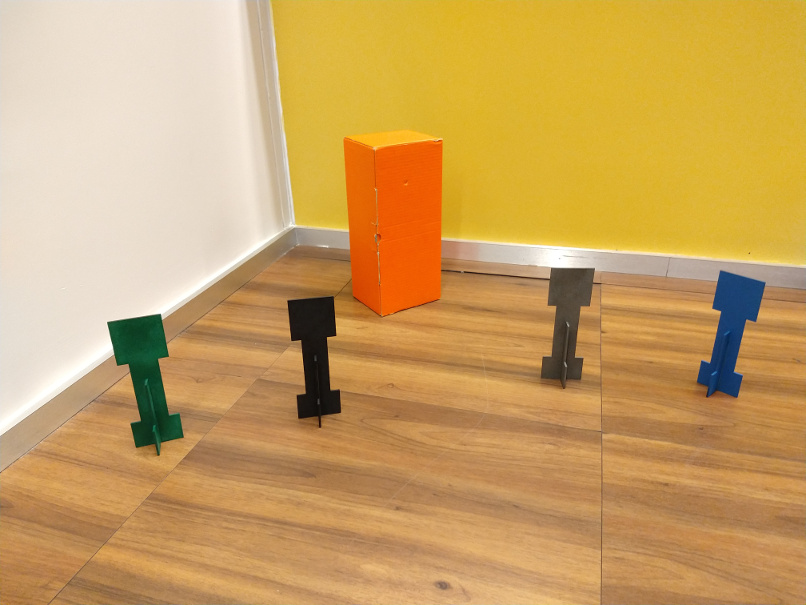
#> input picture aula01/cena_canto_sala.jpg, 806 x 605 px
$ jupyter execute --allow-errors 'Atividade1_Visao Final.ipynb'   (shell and % lines are left out)
#> lines starting #> are read from the running program, lines starting #| are printed output that depends on the picture; after the words box and inside, x2 and y2 are one past the last pixel; in counts of white or black regions, pixels touching at a corner belong together
# Entregável 1 - visão computacional

Alunos: Henrique Mualem Marti e Edgard Ortiz

[cell 1]
import cv2
from matplotlib import pyplot as plt
import numpy as np
import time as t
print("OpenCV Version : %s " % cv2.__version__)

# Equalização de histograma

[cell 2]
rintin = cv2.imread("RinTinTin.jpg")
#> (the rest of this cell did not finish here and is left out)

#> (a cell that did not finish here is left out)

#> (a cell that did not finish here is left out)

#> (a cell that did not finish here is left out)

#> (a cell that did not finish here is left out)

#> (a cell that did not finish here is left out)

## Atividade 1

Realize as seguintes atividades:

1. O histograma fornecido aproveita bem as faixas de cores? -Não!
2. Crie uma imagem derivada da imagem fornecida que use melhor a faixa dinâmica, ou seja, tenha o valor dos seus pixels distribuídos entre `0` e `255`.
3. Plote a imagem pedida

2) A estratégia usada para distribuir os pixels de 8 até 58 para 0 e 255 foi a de multiplicar proporcionalmente os pixels a fim de preencher todo o espaço. Para isso foi feito várias iterações utilizando histogramas e imagens para avaliar o progresso.

###### Primeira iteração.

[cell 8]
saida = np.zeros((240, 320), dtype=np.uint8)

#> (the rest of this cell did not finish here and is left out)

[cell 9]
plt.hist(saida.flatten(),256,[0,256], color = 'r')
plt.xlim([0,256])
plt.show
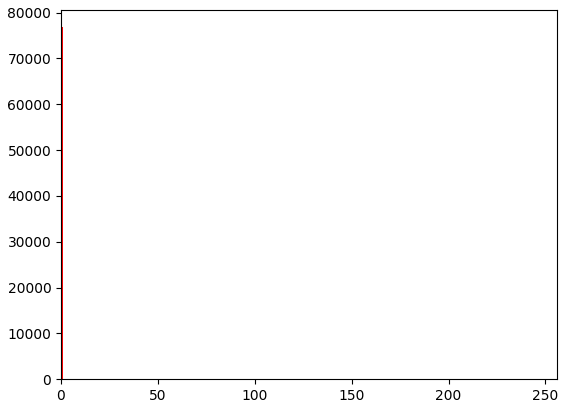
#> figure drawn by matplotlib, 1 panel; tallest bar 76800 high, from x = 0 to 1

###### Foi feito um contador para saber quantos pixels ainda existiam antes/depois dos limites enxergados visualmente.

[cell 10]
conta = 0
for i in range(saida.shape[0]):
    for j in range(saida.shape[1]):
        if saida[i][j] < 36:
            conta += 1
print(conta)

###### Segunda iteração

[cell 11]
saidain = np.zeros((240, 320), dtype=np.uint8)

for i in range(saida.shape[0]):
    for j in range(saida.shape[1]):
        saidain[i][j] = saida[i][j] - 35

plt.imshow(saidain, cmap="Greys_r", vmin=0, vmax=255)
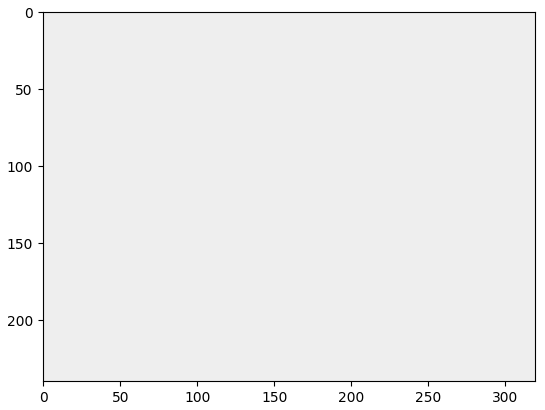
#> figure drawn by matplotlib, 1 panel

[cell 12]
plt.hist(saidain.flatten(),256,[0,256], color = 'r')
plt.xlim([0,256])
plt.show
#> figure, not shown here; tallest bar 76800 high, from x = 221 to 222

3)
###### Terceira iteração

[cell 13]
saidain2 = np.zeros((240, 320), dtype=np.uint8)

for i in range(saidain.shape[0]):
    for j in range(saidain.shape[1]):
        saidain2[i][j] = saidain[i][j] * 1.159090

plt.imshow(saidain2, cmap="Greys_r", vmin=0, vmax=255)
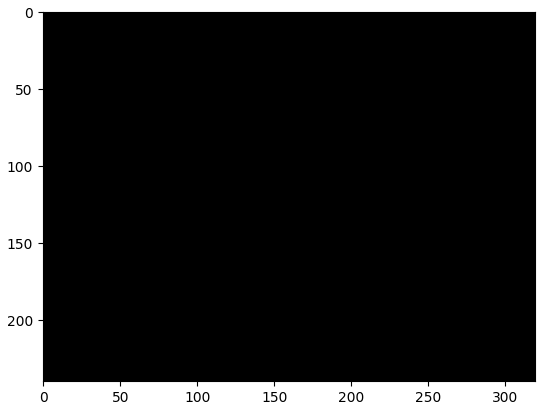
#> figure drawn by matplotlib, 1 panel

[cell 14]
plt.hist(saidain2.flatten(),256,[0,256], color = 'r')
plt.xlim([0,256])
plt.show

#### Atividade 2

Leia com a OpenCV a figura abaixo:

Separe os canais  R e B das imagens e analise seus histogramas.

1. A partir dos canais R e B e da análise do histograma é possível identificar a caixa vermelha e o creeper azul?

1. Crie uma imagem numpy em que somente os pixels da caixa vermelha estão brancos e faça seu plot aqui. Você vai precisar usar manipulação de canais RGB. Use o [ExemploFor.ipynb](ExemploFor.ipynb) .

[cell 15]
img = cv2.imread("cena_canto_sala.jpg")
#> img is the input picture: shape (605, 806, 3); mean B, G, R 98.1, 162.1, 202.5
img = cv2.cvtColor(img, cv2.COLOR_BGR2RGB)
plt.imshow(img)

[cell 16]
imgr = img[:,:,0]
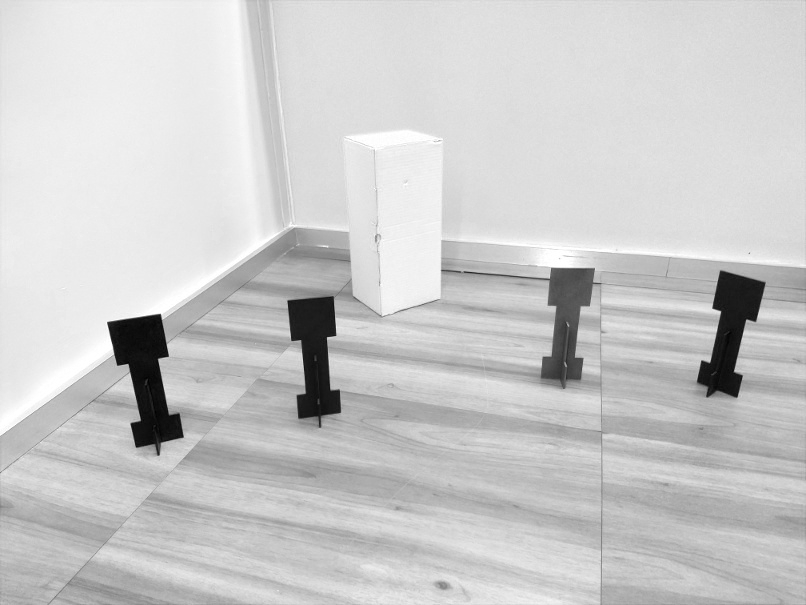
#> imgr: shape (605, 806); min 0, max 255, mean 202.5
plt.imshow(imgr)

[cell 17]
plt.hist(imgr.flatten(),256,[0,256], color = 'r')
plt.xlim([0,256])
plt.show
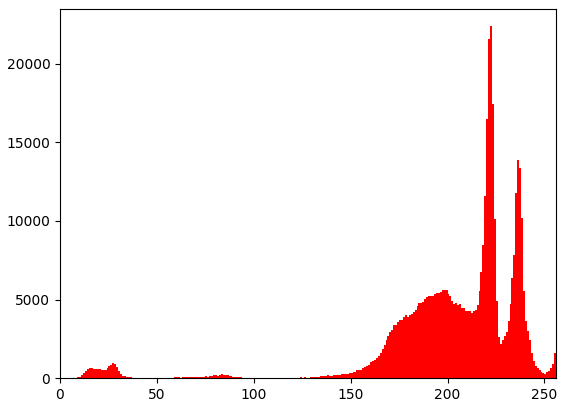
#> figure drawn by matplotlib, 1 panel; tallest bar 22383 high, from x = 222 to 223

[cell 18]
imgg = img[:,:,1]
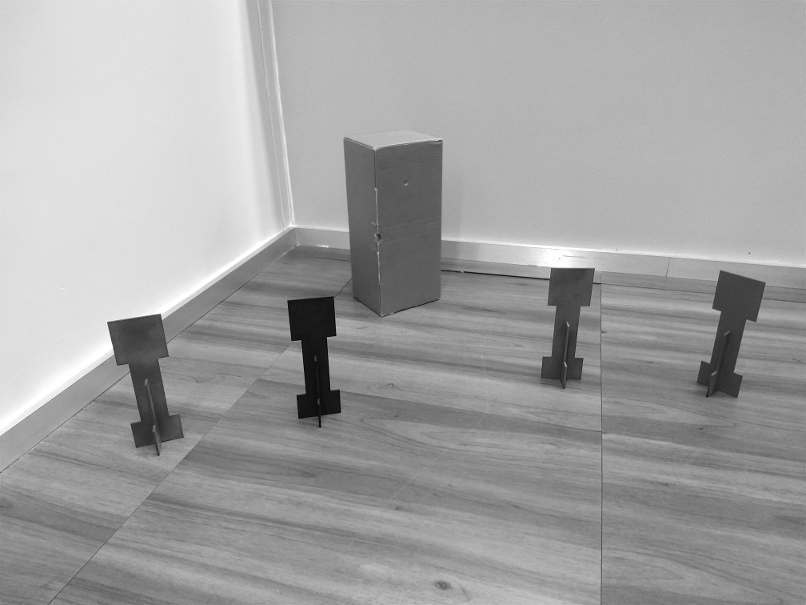
#> imgg: shape (605, 806); min 2, max 255, mean 162.1
plt.imshow(imgg)

[cell 19]
plt.hist(imgg.flatten(),256,[0,256], color = 'g')
plt.xlim([0,256])
plt.show
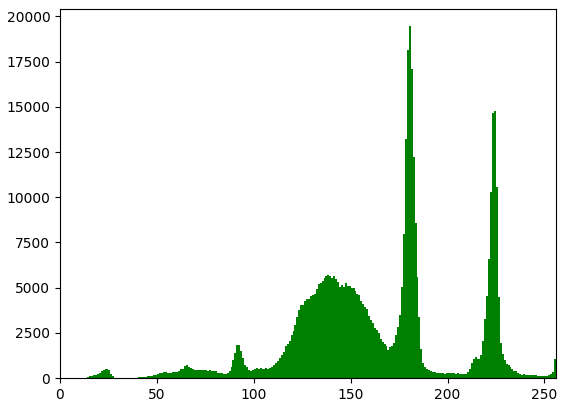
#> figure drawn by matplotlib, 1 panel; tallest bar 19454 high, from x = 180 to 181

[cell 20]
imgb = img[:,:,2]
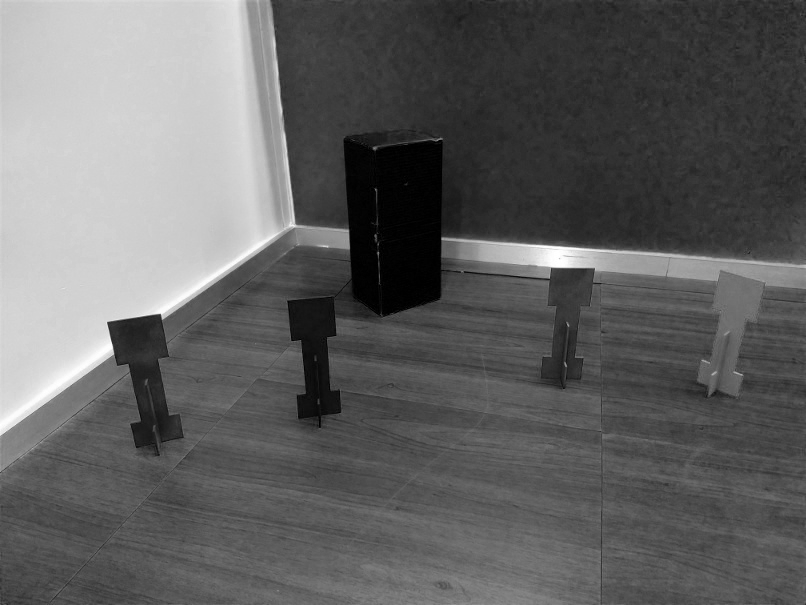
#> imgb: shape (605, 806); min 0, max 255, mean 98.1
plt.imshow(imgb)

[cell 21]
plt.hist(imgb.flatten(),256,[0,256], color = 'b')
plt.xlim([0,256])
plt.show
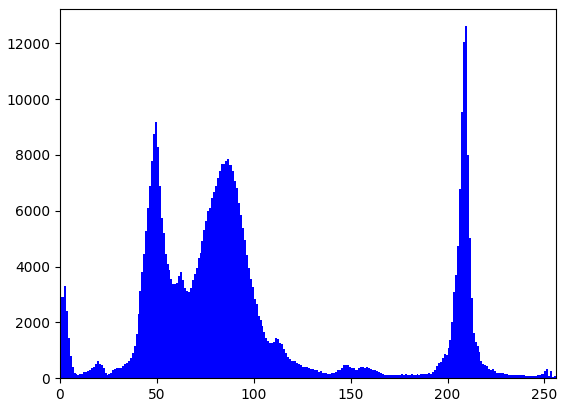
#> figure drawn by matplotlib, 1 panel; tallest bar 12615 high, from x = 209 to 210

[cell 22]
plt.imshow(img, vmin=0, vmax=255)

[cell 23]
newimg = cv2.imread("cena_canto_sala.jpg")
newimg = cv2.cvtColor(newimg, cv2.COLOR_BGR2RGB)
newimg[:] = 0
#> newimg: shape (605, 806, 3); every value is 0


for i in range(imgr.shape[0]):
    for j in range(imgr.shape[1]):
        if imgr[i][j] > 200:
            newimg[i][j] = 255
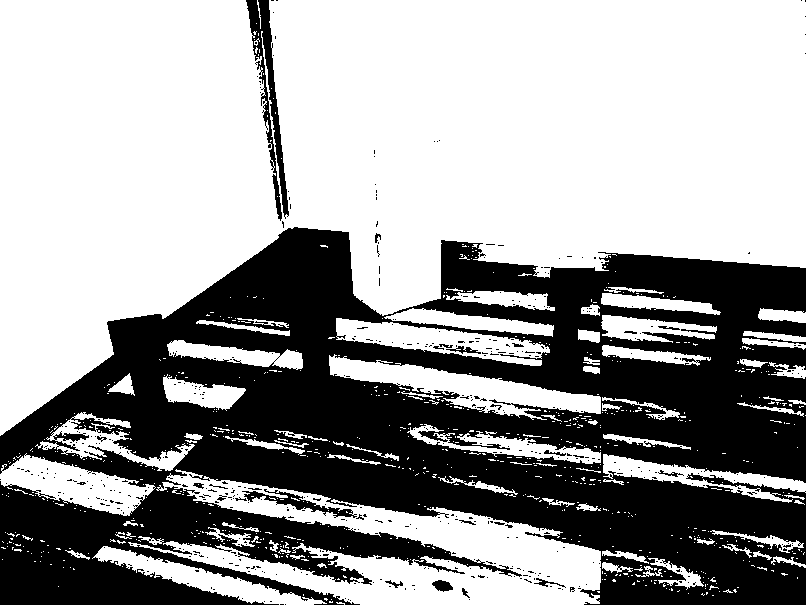
#> newimg: shape (605, 806, 3); 62% white; 517 black regions (493 under 20 px), largest, box (x1, y1, x2, y2) and area: (0, 227, 806, 605) 179472, (246, 0, 289, 221) 2669, (242, 489, 357, 518) 784

for i in range(imgg.shape[0]):
    for j in range(imgg.shape[1]):
        if imgg[i][j] > 10:
            newimg[i][j] = 0

for i in range(imgb.shape[0]):
    for j in range(imgb.shape[1]):
        if imgb[i][j] > 100:
            newimg[i][j] = 0


plt.imshow(newimg, vmin=0, vmax=255)
